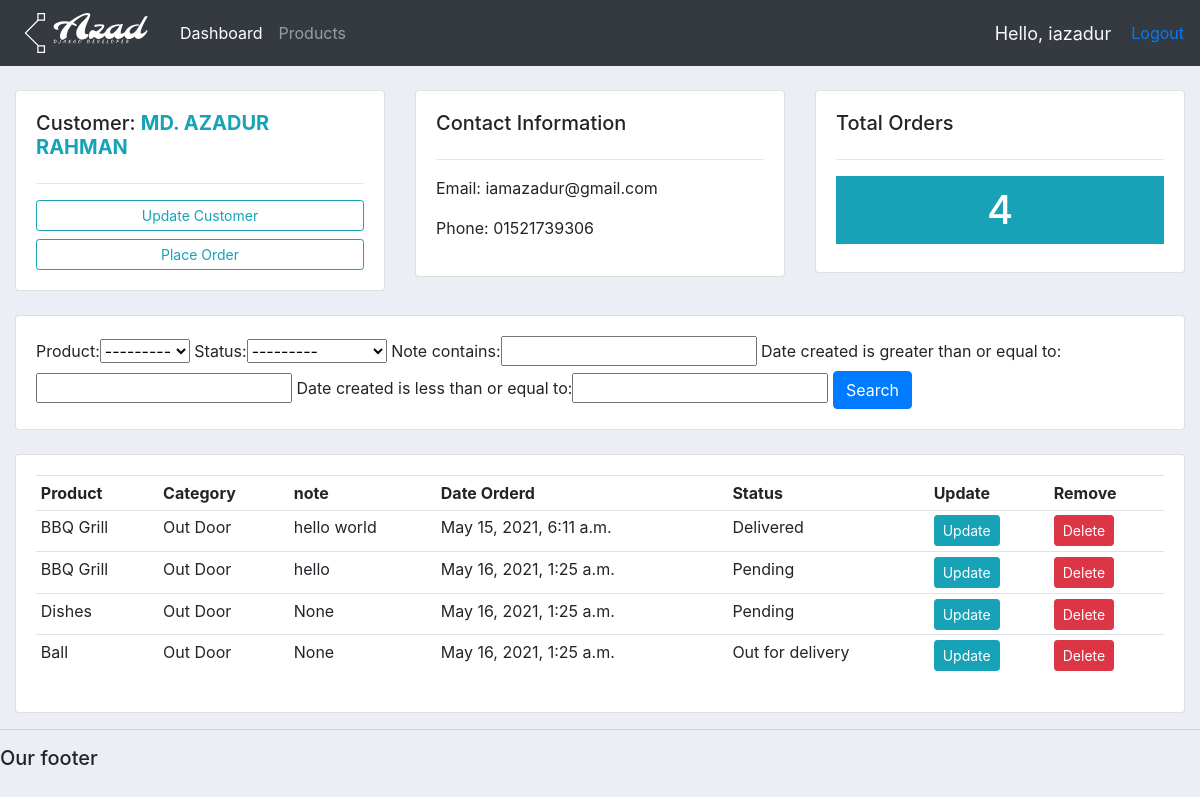
The app's page /customer/1/ (signed in) with its own data.
### accounts/models.py (models this page shows, shortened)
class Customer(models.Model):
	user = models.OneToOneField(User, null=True, blank=True, on_delete=models.CASCADE)
	name = models.CharField(max_length=200, null=True)
	phone = models.CharField(max_length=200, null=True)
	email = models.CharField(max_length=200, null=True)
	profile_pic = models.ImageField(default="profile.png", null=True, blank=True)
	date_created = models.DateTimeField(auto_now_add=True, null=True)

class Order(models.Model):
	STATUS = (
			('Pending', 'Pending'),
			('Out for delivery', 'Out for delivery'),
			('Delivered', 'Delivered'),
			)
	customer = models.ForeignKey(Customer, null=True, on_delete= models.SET_NULL)
	product = models.ForeignKey(Product, null=True, on_delete= models.SET_NULL)
	date_created = models.DateTimeField(auto_now_add=True, null=True)
	status = models.CharField(max_length=200, null=True, choices=STATUS)
	note = models.CharField(max_length=1000, null=True, )

class Product(models.Model):
	CATEGORY = (
			('Indoor', 'Indoor'),
			('Out Door', 'Out Door'),
			)
	name = models.CharField(max_length=200, null=True)
	price = models.FloatField(null=True)
	category = models.CharField(max_length=200, null=True, choices=CATEGORY)
	description = models.CharField(max_length=200, null=True, blank=True)
	date_created = models.DateTimeField(auto_now_add=True, null=True)
	tags = models.ManyToManyField(Tag)
	def __str__(self):
		return self.name

### accounts/decoraters.py (the view)
        def wrapper_func(request, *args, **kwargs):
            group = None
            if request.user.groups.exists():
                group = request.user.groups.all()[0].name
            if group in allowed_roles:
                return view_func(request, *args, **kwargs)
            else:
                return HttpResponse('You are not authorized to view this page')

### accounts/decoraters.py (called while the page is built)
def allowed_users(allowed_roles=[]):
    def decorator(view_func):
        def wrapper_func(request, *args, **kwargs):
            group = None
            if request.user.groups.exists():
                group = request.user.groups.all()[0].name
            if group in allowed_roles:
                return view_func(request, *args, **kwargs)
            else:
                return HttpResponse('You are not authorized to view this page')
        return wrapper_func
    return decorator

### accounts/views.py (called while the page is built)
@login_required(login_url='login')
@allowed_users(allowed_roles=['admin'])
def customer(request, id_test):
	customers = Customer.objects.get(id=id_test)
	orders = customers.order_set.all()
	total_orders = orders.count()
	myFilter = OrderFilter(request.GET, queryset=orders)
	orders = myFilter.qs
	context = {
		'customers': customers,
		'orders': orders,
		'total_orders': total_orders,
		'myFilter': myFilter,
	}
	return render(request, 'accounts/customer.html', context)

### accounts/templates/accounts/customer.html
{%  extends 'accounts/main.html' %}
{% block content %}
	<br>
<div class="row">
	<div class="col-md">
		<div class="card card-body">
			<h5>Customer: <span class="text-uppercase font-weight-bold text-info">{{customers.name}}</span></h5>
			<hr>
			<a class="btn btn-outline-info  btn-sm btn-block" href="">Update Customer</a>
			<a class="btn btn-outline-info  btn-sm btn-block" href="{% url 'create_order' customers.id %}">Place Order</a>
		</div>
	</div>
	<div class="col-md">
		<div class="card card-body">
			<h5>Contact Information</h5>
			<hr>
			<p>Email: {{customers.email}}</p>
			<p>Phone: {{customers.phone}}</p>
		</div>
	</div>
	<div class="col-md">
		<div class="card card-body">
			<h5>Total Orders</h5>
			<hr>
			<h1 style="text-align: center;padding: 10px" class="btn-info">{{total_orders}}</h1>
		</div>
	</div>
</div>
<br>
<div class="row">
	<div class="col">
		<div class="card card-body">
			<form method="get">
				{{myFilter.form}}
		    <button class="btn btn-primary" type="submit">Search</button>
		  </form>
		</div>
	</div>
</div>
<br>
<div class="row">
	<div class="col-md">
		<div class="card card-body">
			<table class="table table-sm">
				<tr>
					<th>Product</th>
					<th>Category</th>
					<th>note</th>
					<th>Date Orderd</th>
					<th>Status</th>
					<th>Update</th>
					<th>Remove</th>
				</tr>
				{% for order in orders %}
				<tr>
					<td>{{order.product}}</td>
					<td>{{order.product.category}}</td>
					<td>{{order.note}}</td>
					<td>{{order.date_created}}</td>
					<td>{{order.status}}</td>
					<td><a class="btn btn-sm btn-info" href="{% url 'update_order' order.id %}">Update</a></td>
					<td><a class="btn btn-sm btn-danger" href="{% url 'delete_order' order.id %}">Delete</a></td>
				</tr>
				{% endfor %}
			</table>
		</div>
	</div>
</div>
{% endblock %}

### accounts/templates/accounts/navbar.html (shortened to what this page needs)
{% load static %}
<nav class="navbar navbar-expand-lg navbar-dark bg-dark">
  <img src="{% static 'images/logo.svg' %}" alt="" class="navbar-brand logo">
  <div class="collapse navbar-collapse" id="navbarNav">
    <ul class="navbar-nav">
      {% if request.user.is_staff %}
      <li class="nav-item active">
        <a class="nav-link" href="{% url 'home' %}">Dashboard</a>
      </li>
      <li class="nav-item">
        <a class="nav-link" href="{% url 'products' %}">Products</a>
      </li>
      {% else %}
       <li class="nav-item">
        <a class="nav-link" href="{% url 'account' %}">Settings</a>
      </li>
      {% endif %}
    </ul>
  </div>
  <span class="hello-msg text-light">Hello, {{request.user}} </span>
  <span><a href="{% url 'logout' %}">Logout</a></span>
</nav>

### static/css/main.css (style rules this page uses)
body { background-color: #ebeff5; }
.logo { height: 50px; width: 140px; }

### accounts/templates/accounts/navbar.html (style rules this page uses)
.hello-msg { font-size: 18px; color: #fff; margin-right: 20px; }

### records on screen
Customer: name "MD. AZADUR RAHMAN", email "iamazadur@gmail.com", phone "01521739306"
Order: product "BBQ Grill", product.category "Out Door", note "hello world", date_created "May 15, 2021, 6:11 a.m.", status "Delivered"
Order: product "BBQ Grill", product.category "Out Door", note "hello", date_created "May 16, 2021, 1:25 a.m.", status "Pending"
Order: product "Dishes", product.category "Out Door", note "None", date_created "May 16, 2021, 1:25 a.m.", status "Pending"
Order: product "Ball", product.category "Out Door", note "None", date_created "May 16, 2021, 1:25 a.m.", status "Out for delivery"

### other values on screen
{{ request.user }} "iazadur"
{{ total_orders }} "4"
